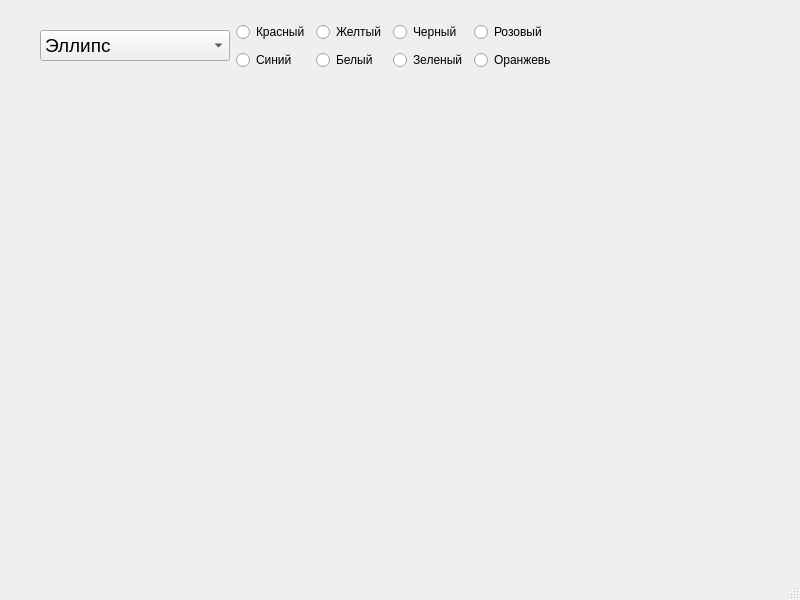
<?xml version="1.0" encoding="UTF-8"?>
<ui version="4.0">
 <class>MainWindow</class>
 <widget class="QMainWindow" name="MainWindow">
  <property name="geometry">
   <rect>
    <x>0</x>
    <y>0</y>
    <width>800</width>
    <height>600</height>
   </rect>
  </property>
  <property name="minimumSize">
   <size>
    <width>800</width>
    <height>600</height>
   </size>
  </property>
  <property name="maximumSize">
   <size>
    <width>800</width>
    <height>600</height>
   </size>
  </property>
  <property name="windowTitle">
   <string>MainWindow</string>
  </property>
  <widget class="QWidget" name="centralwidget">
   <widget class="QWidget" name="layoutWidget">
    <property name="geometry">
     <rect>
      <x>40</x>
      <y>20</y>
      <width>511</width>
      <height>52</height>
     </rect>
    </property>
    <layout class="QHBoxLayout" name="horizontalLayout">
     <item>
      <widget class="QComboBox" name="comboBox">
       <property name="font">
        <font>
         <pointsize>14</pointsize>
        </font>
       </property>
       <property name="editable">
        <bool>false</bool>
       </property>
       <property name="currentIndex">
        <number>0</number>
       </property>
       <property name="placeholderText">
        <string>Выберите фигуру</string>
       </property>
       <item>
        <property name="text">
         <string>Эллипс</string>
        </property>
       </item>
       <item>
        <property name="text">
         <string>Прямоугольник</string>
        </property>
       </item>
       <item>
        <property name="text">
         <string>Треугольник</string>
        </property>
       </item>
       <item>
        <property name="text">
         <string>Отрезок</string>
        </property>
       </item>
      </widget>
     </item>
     <item>
      <layout class="QGridLayout" name="gridLayout">
       <item row="0" column="0">
        <widget class="QRadioButton" name="radioRed">
         <property name="text">
          <string>Красный</string>
         </property>
        </widget>
       </item>
       <item row="0" column="1">
        <widget class="QRadioButton" name="radioYellow">
         <property name="text">
          <string>Желтый</string>
         </property>
        </widget>
       </item>
       <item row="0" column="2">
        <widget class="QRadioButton" name="radioBlack">
         <property name="text">
          <string>Черный</string>
         </property>
        </widget>
       </item>
       <item row="0" column="3">
        <widget class="QRadioButton" name="radioPink">
         <property name="text">
          <string>Розовый</string>
         </property>
        </widget>
       </item>
       <item row="1" column="0">
        <widget class="QRadioButton" name="radioBlue">
         <property name="text">
          <string>Синий</string>
         </property>
        </widget>
       </item>
       <item row="1" column="1">
        <widget class="QRadioButton" name="radioWhite">
         <property name="text">
          <string>Белый</string>
         </property>
        </widget>
       </item>
       <item row="1" column="2">
        <widget class="QRadioButton" name="radioGreen">
         <property name="text">
          <string>Зеленый</string>
         </property>
        </widget>
       </item>
       <item row="1" column="3">
        <widget class="QRadioButton" name="radioOrange">
         <property name="text">
          <string>Оранжевый</string>
         </property>
        </widget>
       </item>
      </layout>
     </item>
    </layout>
   </widget>
  </widget>
  <widget class="QMenuBar" name="menubar">
   <property name="geometry">
    <rect>
     <x>0</x>
     <y>0</y>
     <width>800</width>
     <height>21</height>
    </rect>
   </property>
  </widget>
  <widget class="QStatusBar" name="statusbar"/>
 </widget>
 <resources/>
 <connections/>
</ui>
